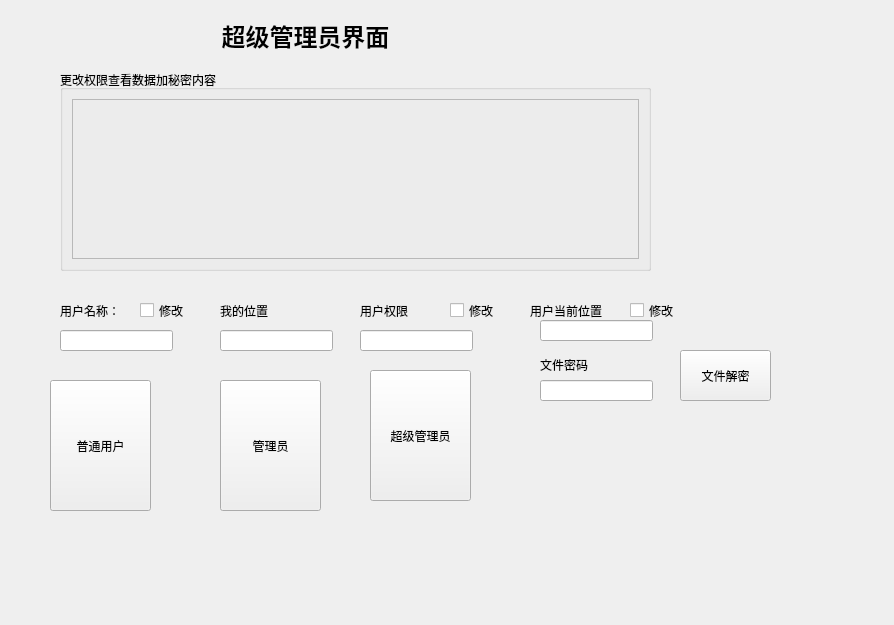
<?xml version="1.0" encoding="UTF-8"?>
<ui version="4.0">
 <class>ContrlPape</class>
 <widget class="QWidget" name="ContrlPape">
  <property name="geometry">
   <rect>
    <x>0</x>
    <y>0</y>
    <width>894</width>
    <height>625</height>
   </rect>
  </property>
  <property name="windowTitle">
   <string>Form</string>
  </property>
  <widget class="QLabel" name="label">
   <property name="geometry">
    <rect>
     <x>160</x>
     <y>10</y>
     <width>291</width>
     <height>51</height>
    </rect>
   </property>
   <property name="text">
    <string>&lt;html&gt;&lt;head/&gt;&lt;body&gt;&lt;p align=&quot;center&quot;&gt;&lt;span style=&quot; font-size:18pt; font-weight:600;&quot;&gt;超级管理员界面&lt;/span&gt;&lt;/p&gt;&lt;/body&gt;&lt;/html&gt;</string>
   </property>
  </widget>
  <widget class="QPushButton" name="pushButton">
   <property name="geometry">
    <rect>
     <x>50</x>
     <y>380</y>
     <width>101</width>
     <height>131</height>
    </rect>
   </property>
   <property name="text">
    <string>普通用户</string>
   </property>
  </widget>
  <widget class="QPushButton" name="pushButton_2">
   <property name="geometry">
    <rect>
     <x>220</x>
     <y>380</y>
     <width>101</width>
     <height>131</height>
    </rect>
   </property>
   <property name="text">
    <string>管理员</string>
   </property>
  </widget>
  <widget class="QPushButton" name="pushButton_3">
   <property name="geometry">
    <rect>
     <x>370</x>
     <y>370</y>
     <width>101</width>
     <height>131</height>
    </rect>
   </property>
   <property name="text">
    <string>超级管理员</string>
   </property>
  </widget>
  <widget class="QLineEdit" name="lineEdit">
   <property name="geometry">
    <rect>
     <x>60</x>
     <y>330</y>
     <width>113</width>
     <height>21</height>
    </rect>
   </property>
  </widget>
  <widget class="QLabel" name="label_2">
   <property name="geometry">
    <rect>
     <x>60</x>
     <y>300</y>
     <width>101</width>
     <height>21</height>
    </rect>
   </property>
   <property name="text">
    <string>用户名称：</string>
   </property>
  </widget>
  <widget class="QLineEdit" name="lineEdit_2">
   <property name="geometry">
    <rect>
     <x>360</x>
     <y>330</y>
     <width>113</width>
     <height>21</height>
    </rect>
   </property>
   <property name="text">
    <string/>
   </property>
  </widget>
  <widget class="QLabel" name="label_3">
   <property name="geometry">
    <rect>
     <x>360</x>
     <y>300</y>
     <width>101</width>
     <height>21</height>
    </rect>
   </property>
   <property name="text">
    <string>用户权限</string>
   </property>
  </widget>
  <widget class="QLineEdit" name="lineEdit_3">
   <property name="geometry">
    <rect>
     <x>540</x>
     <y>320</y>
     <width>113</width>
     <height>21</height>
    </rect>
   </property>
  </widget>
  <widget class="QLabel" name="label_4">
   <property name="geometry">
    <rect>
     <x>530</x>
     <y>300</y>
     <width>101</width>
     <height>21</height>
    </rect>
   </property>
   <property name="text">
    <string>用户当前位置</string>
   </property>
  </widget>
  <widget class="QLineEdit" name="lineEdit_4">
   <property name="geometry">
    <rect>
     <x>220</x>
     <y>330</y>
     <width>113</width>
     <height>21</height>
    </rect>
   </property>
   <property name="text">
    <string/>
   </property>
  </widget>
  <widget class="QLabel" name="label_5">
   <property name="geometry">
    <rect>
     <x>220</x>
     <y>300</y>
     <width>101</width>
     <height>21</height>
    </rect>
   </property>
   <property name="text">
    <string>我的位置</string>
   </property>
  </widget>
  <widget class="QCheckBox" name="checkBox">
   <property name="geometry">
    <rect>
     <x>140</x>
     <y>300</y>
     <width>51</width>
     <height>21</height>
    </rect>
   </property>
   <property name="text">
    <string>修改</string>
   </property>
  </widget>
  <widget class="QCheckBox" name="checkBox_2">
   <property name="geometry">
    <rect>
     <x>450</x>
     <y>300</y>
     <width>51</width>
     <height>21</height>
    </rect>
   </property>
   <property name="text">
    <string>修改</string>
   </property>
  </widget>
  <widget class="QCheckBox" name="checkBox_3">
   <property name="geometry">
    <rect>
     <x>630</x>
     <y>300</y>
     <width>51</width>
     <height>21</height>
    </rect>
   </property>
   <property name="text">
    <string>修改</string>
   </property>
  </widget>
  <widget class="QGroupBox" name="groupBox">
   <property name="geometry">
    <rect>
     <x>60</x>
     <y>70</y>
     <width>591</width>
     <height>201</height>
    </rect>
   </property>
   <property name="title">
    <string>更改权限查看数据加秘密内容</string>
   </property>
   <layout class="QVBoxLayout" name="verticalLayout">
    <item>
     <widget class="QFrame" name="frame">
      <property name="frameShape">
       <enum>QFrame::StyledPanel</enum>
      </property>
      <property name="frameShadow">
       <enum>QFrame::Raised</enum>
      </property>
     </widget>
    </item>
   </layout>
  </widget>
  <widget class="QPushButton" name="pushButton_4">
   <property name="geometry">
    <rect>
     <x>680</x>
     <y>350</y>
     <width>91</width>
     <height>51</height>
    </rect>
   </property>
   <property name="text">
    <string>文件解密</string>
   </property>
  </widget>
  <widget class="QLineEdit" name="lineEdit_filePW">
   <property name="geometry">
    <rect>
     <x>540</x>
     <y>380</y>
     <width>113</width>
     <height>21</height>
    </rect>
   </property>
  </widget>
  <widget class="QLabel" name="label_6">
   <property name="geometry">
    <rect>
     <x>540</x>
     <y>354</y>
     <width>72</width>
     <height>21</height>
    </rect>
   </property>
   <property name="text">
    <string>文件密码</string>
   </property>
  </widget>
 </widget>
 <resources/>
 <connections/>
</ui>
